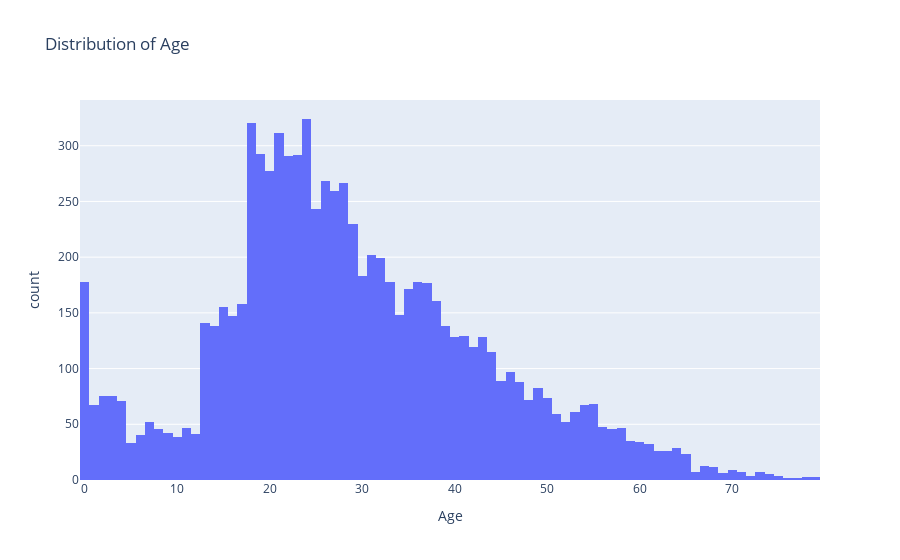
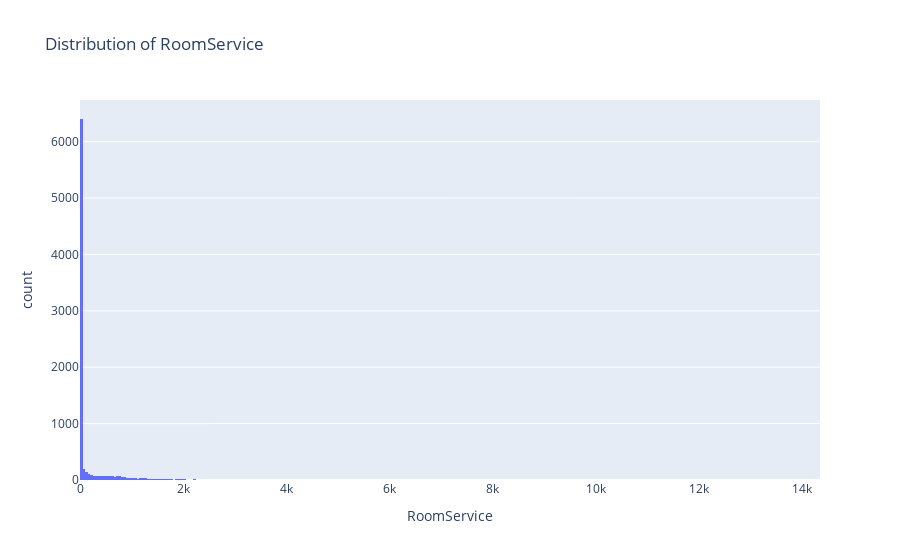
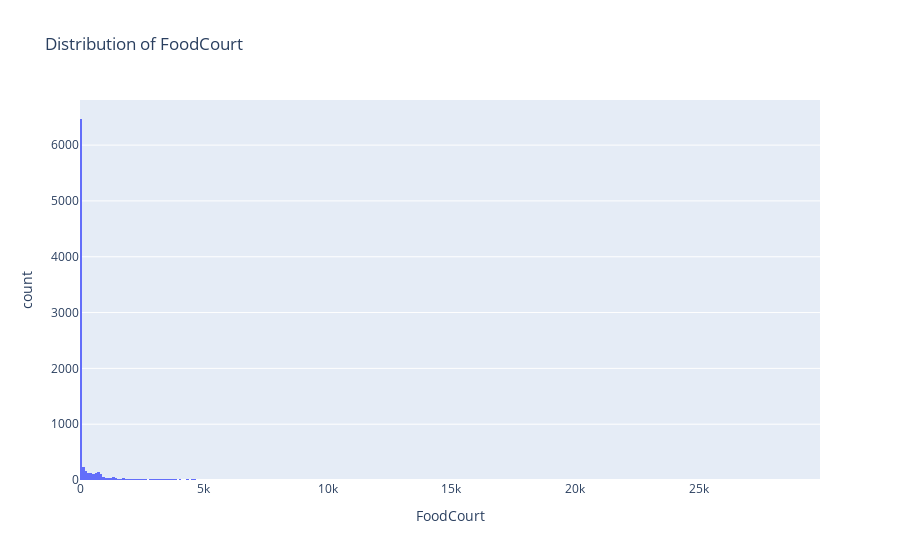
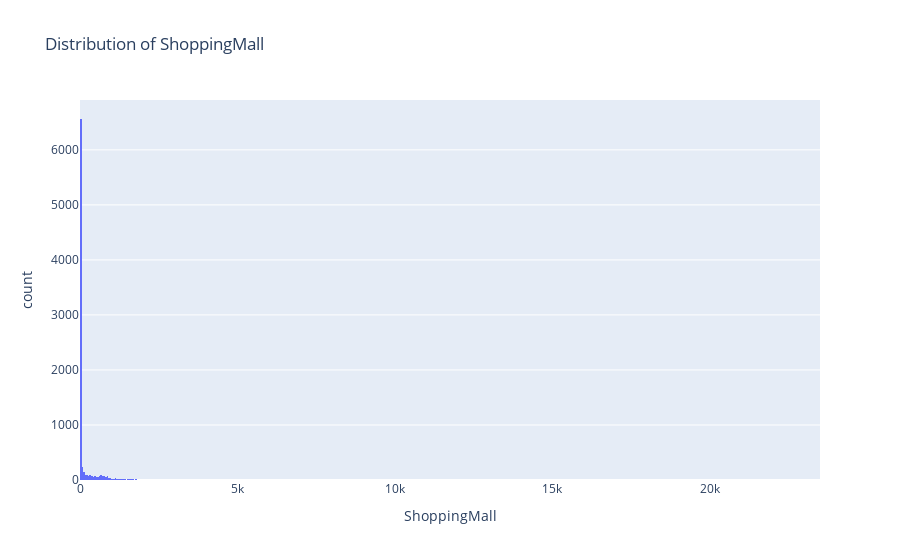

Notebook code cell kept with these figures, in order:
### Markdown cell above
## Numerical Variables

### Code cell
#Seperating Data into numerical columns then created a for loop to display the distribution of each column
numerical_variables = ['Age','RoomService','FoodCourt','ShoppingMall','Spa','VRDeck']
for col_name in numerical_variables:
    fig=px.histogram(
        training_data, 
        x=col_name, 
        title=f'Distribution of {col_name}'
    )
    fig.show()

### Figure 1 — Plotly figure (JSON) as saved in the notebook; plotly's stock layout.template omitted (floating-point values rounded to 4 significant figures; data arrays with more than 128 entries replaced by an {"elided": "..."} marker saying what was removed)
{"data": [{"alignmentgroup": "True", "bingroup": "x", "hovertemplate": "Age=%{x}<br>count=%{y}<extra></extra>", "legendgroup": "", "marker": {"color": "#636efa", "pattern": {"shape": ""}}, "name": "", "offsetgroup": "", "orientation": "v", "showlegend": false, "type": "histogram", "x": {"elided": "8693 int values"}, "xaxis": "x", "yaxis": "y"}], "layout": {"barmode": "relative", "legend": {"tracegroupgap": 0}, "title": {"text": "Distribution of Age"}, "xaxis": {"anchor": "y", "domain": [0, 1], "title": {"text": "Age"}}, "yaxis": {"anchor": "x", "domain": [0, 1], "title": {"text": "count"}}}}

### Figure 2 — Plotly figure (JSON) as saved in the notebook; plotly's stock layout.template omitted (floating-point values rounded to 4 significant figures; data arrays with more than 128 entries replaced by an {"elided": "..."} marker saying what was removed)
{"data": [{"alignmentgroup": "True", "bingroup": "x", "hovertemplate": "RoomService=%{x}<br>count=%{y}<extra></extra>", "legendgroup": "", "marker": {"color": "#636efa", "pattern": {"shape": ""}}, "name": "", "offsetgroup": "", "orientation": "v", "showlegend": false, "type": "histogram", "x": {"elided": "8693 int values"}, "xaxis": "x", "yaxis": "y"}], "layout": {"barmode": "relative", "legend": {"tracegroupgap": 0}, "title": {"text": "Distribution of RoomService"}, "xaxis": {"anchor": "y", "domain": [0, 1], "title": {"text": "RoomService"}}, "yaxis": {"anchor": "x", "domain": [0, 1], "title": {"text": "count"}}}}

### Figure 3 — Plotly figure (JSON) as saved in the notebook; plotly's stock layout.template omitted (floating-point values rounded to 4 significant figures; data arrays with more than 128 entries replaced by an {"elided": "..."} marker saying what was removed)
{"data": [{"alignmentgroup": "True", "bingroup": "x", "hovertemplate": "FoodCourt=%{x}<br>count=%{y}<extra></extra>", "legendgroup": "", "marker": {"color": "#636efa", "pattern": {"shape": ""}}, "name": "", "offsetgroup": "", "orientation": "v", "showlegend": false, "type": "histogram", "x": {"elided": "8693 int values"}, "xaxis": "x", "yaxis": "y"}], "layout": {"barmode": "relative", "legend": {"tracegroupgap": 0}, "title": {"text": "Distribution of FoodCourt"}, "xaxis": {"anchor": "y", "domain": [0, 1], "title": {"text": "FoodCourt"}}, "yaxis": {"anchor": "x", "domain": [0, 1], "title": {"text": "count"}}}}

### Figure 4 — Plotly figure (JSON) as saved in the notebook; plotly's stock layout.template omitted (floating-point values rounded to 4 significant figures; data arrays with more than 128 entries replaced by an {"elided": "..."} marker saying what was removed)
{"data": [{"alignmentgroup": "True", "bingroup": "x", "hovertemplate": "ShoppingMall=%{x}<br>count=%{y}<extra></extra>", "legendgroup": "", "marker": {"color": "#636efa", "pattern": {"shape": ""}}, "name": "", "offsetgroup": "", "orientation": "v", "showlegend": false, "type": "histogram", "x": {"elided": "8693 int values"}, "xaxis": "x", "yaxis": "y"}], "layout": {"barmode": "relative", "legend": {"tracegroupgap": 0}, "title": {"text": "Distribution of ShoppingMall"}, "xaxis": {"anchor": "y", "domain": [0, 1], "title": {"text": "ShoppingMall"}}, "yaxis": {"anchor": "x", "domain": [0, 1], "title": {"text": "count"}}}}
